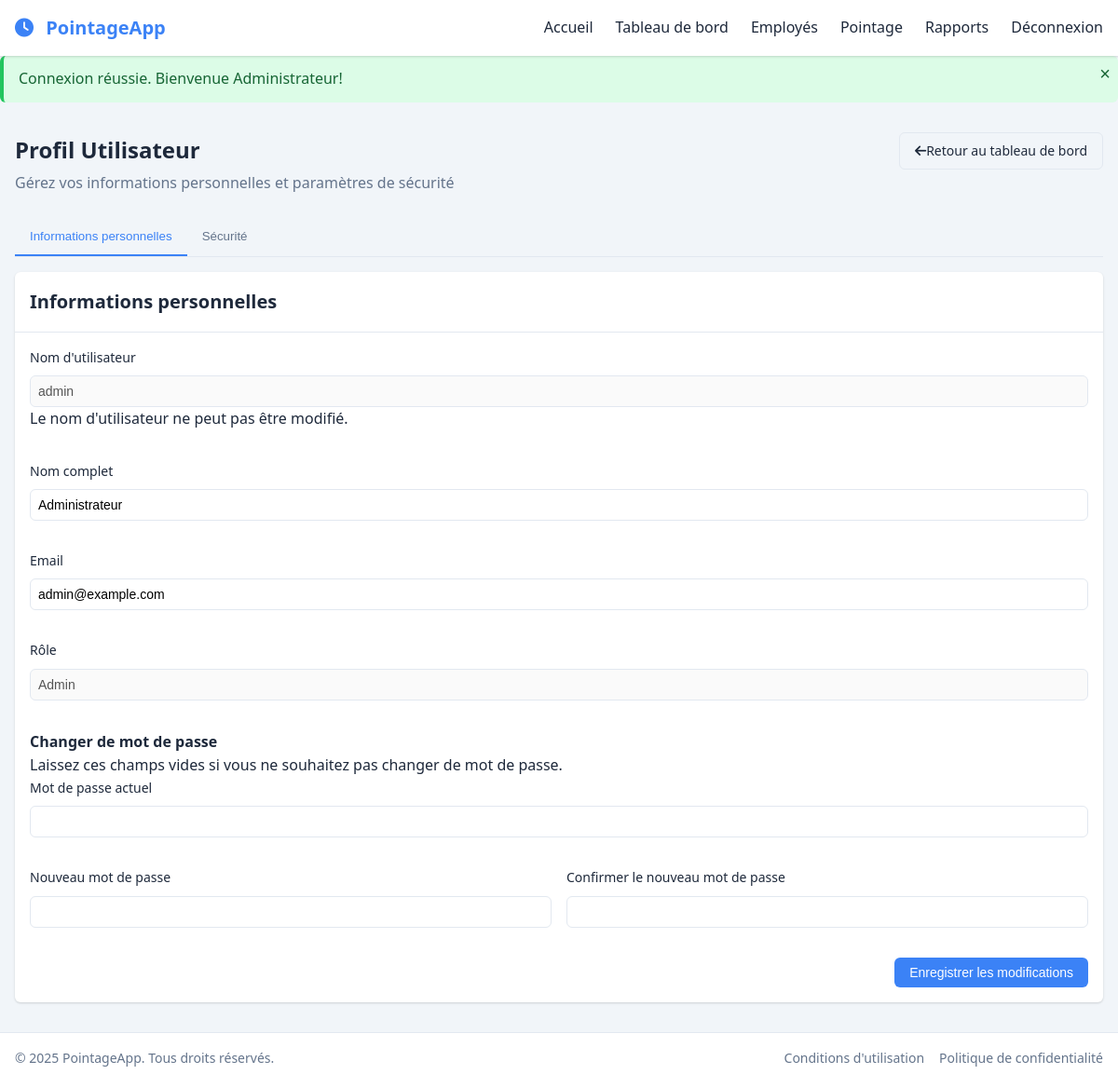
/user-profile.php (signed in), run on the app's committed database.
### tables this page shows
CREATE TABLE users (
        id INTEGER PRIMARY KEY AUTOINCREMENT,
        username TEXT NOT NULL UNIQUE,
        password TEXT NOT NULL,
        name TEXT NOT NULL,
        email TEXT NOT NULL UNIQUE,
        role TEXT NOT NULL,
        two_factor_enabled INTEGER DEFAULT 0,
        two_factor_secret TEXT NULL,
        created_at TIMESTAMP DEFAULT CURRENT_TIMESTAMP
    );

### user-profile.php (the view, shortened to what this page needs)
<?php
require_once 'config/database.php';
$userId = $_SESSION['user_id'];
$stmt = $pdo->prepare("SELECT * FROM users WHERE id = ?");
$stmt->execute([$userId]);
$user = $stmt->fetch();
?>
<!DOCTYPE html>
<html lang="fr">
<head>
    <link rel="stylesheet" href="assets/css/style.css">
    <link rel="stylesheet" href="https://cdnjs.cloudflare.com/ajax/libs/font-awesome/6.4.0/css/all.min.css">
</head>
<body>
    <div class="container">
        <?php include 'includes/header.php'; ?>
        <main>
            <section class="page-header">
                <div class="header-content">
                    <h1>Profil Utilisateur</h1>
                    <p>Gérez vos informations personnelles et paramètres de sécurité</p>
                </div>
                <div class="header-actions">
                    <a href="dashboard.php" class="btn btn-outline">
                        <i class="fas fa-arrow-left"></i> Retour au tableau de bord
                    </a>
                </div>
            </section>
            <section class="profile-section">
                <div class="tabs">
                    <button class="tab-btn active" data-tab="profile">Informations personnelles</button>
                    <button class="tab-btn" data-tab="security">Sécurité</button>
                </div>
                <div class="tab-content active" id="profile">
                    <div class="card">
                        <div class="card-header">
                            <h3>Informations personnelles</h3>
                        </div>
                        <div class="card-body">
                            <form method="POST" action="" class="form">
                                <div class="form-row">
                                    <div class="form-group">
                                        <label for="username">Nom d'utilisateur</label>
                                        <input type="text" id="username" value="<?php echo $user['username']; ?>" disabled readonly>
                                        <p class="form-help">Le nom d'utilisateur ne peut pas être modifié.</p>
                                    </div>
                                </div>
                                <div class="form-row">
                                    <div class="form-group">
                                        <label for="name">Nom complet</label>
                                        <input type="text" id="name" name="name" value="<?php echo $user['name']; ?>" required>
                                    </div>
                                </div>
                                <div class="form-row">
                                    <div class="form-group">
                                        <label for="email">Email</label>
                                        <input type="email" id="email" name="email" value="<?php echo $user['email']; ?>" required>
                                    </div>
                                </div>
                                <div class="form-row">
                                    <div class="form-group">
                                        <label for="role">Rôle</label>
                                        <input type="text" id="role" value="<?php echo ucfirst($user['role']); ?>" disabled readonly>
                                    </div>
                                </div>
                                <div class="form-divider">
                                    <h4>Changer de mot de passe</h4>
                                    <p>Laissez ces champs vides si vous ne souhaitez pas changer de mot de passe.</p>
                                </div>
                                <div class="form-row">
                                    <div class="form-group">
                                        <label for="current_password">Mot de passe actuel</label>
                                        <input type="password" id="current_password" name="current_password">
                                    </div>
                                </div>
                                <div class="form-row">
                                    <div class="form-group">
                                        <label for="new_password">Nouveau mot de passe</label>
                                        <input type="password" id="new_password" name="new_password">
                                    </div>
                                    <div class="form-group">
                                        <label for="confirm_password">Confirmer le nouveau mot de passe</label>
                                        <input type="password" id="confirm_password" name="confirm_password">
                                    </div>
                                </div>
                                <div class="form-actions">
                                    <button type="submit" name="update_profile" class="btn btn-primary">Enregistrer les modifications</button>
                                </div>
                            </form>
                        </div>
                    </div>
                </div>
            </section>
        </main>
        <?php include 'includes/footer.php'; ?>
    </div>
</body>
</html>

### assets/css/style.css (style rules this page uses)
:root { --primary-color: #3b82f6; --primary-dark: #2563eb; --primary-light: #93c5fd; --success-color: #22c55e; --danger-color: #ef4444; --warning-color: #f59e0b; --info-color: #3b82f6; --dark-color: #1e293b; --light-color: #f8fafc; --gray-color: #64748b; --gray-light: #e2e8f0; --gray-dark: #475569; --body-bg: #f1f5f9; --card-bg: #ffffff; --header-height: 60px; --footer-height: 60px; --border-radius: 0.375rem; --box-shadow: 0 1px 3px 0 rgba(0, 0, 0, 0.1), 0 1px 2px 0 rgba(0, 0, 0, 0.06); --transition: all 0.3s ease; }
* { margin: 0; padding: 0; box-sizing: border-box; }
body { font-family: "Segoe UI", Tahoma, Geneva, Verdana, sans-serif; background-color: var(--body-bg); color: var(--dark-color); line-height: 1.6; }
a { color: var(--primary-color); text-decoration: none; transition: var(--transition); }
.container { min-height: 100vh; display: flex; flex-direction: column; }
main { flex: 1; padding: 1rem; max-width: 1200px; margin: 0 auto; width: 100%; }
.btn { display: inline-flex; align-items: center; justify-content: center; padding: 0.5rem 1rem; border-radius: var(--border-radius); font-weight: 500; cursor: pointer; transition: var(--transition); border: none; font-size: 0.875rem; }
.btn-primary { background-color: var(--primary-color); color: white; }
.btn-outline { background-color: transparent; border: 1px solid var(--gray-light); color: var(--dark-color); }
.card { background-color: var(--card-bg); border-radius: var(--border-radius); box-shadow: var(--box-shadow); overflow: hidden; margin-bottom: 1rem; }
.card-header { padding: 1rem; border-bottom: 1px solid var(--gray-light); }
.card-header h3 { margin: 0; font-size: 1.25rem; font-weight: 600; }
.card-body { padding: 1rem; }
.form { width: 100%; }
.form-group { margin-bottom: 1rem; }
.form-row { display: flex; gap: 1rem; margin-bottom: 1rem; }
.form-group label { display: block; margin-bottom: 0.5rem; font-weight: 500; font-size: 0.875rem; }
.form-group input, .form-group select, .form-group textarea { width: 100%; padding: 0.5rem; border: 1px solid var(--gray-light); border-radius: var(--border-radius); font-size: 0.875rem; transition: var(--transition); }
.form-actions { display: flex; justify-content: flex-end; gap: 0.5rem; margin-top: 1rem; }
.tabs { display: flex; border-bottom: 1px solid var(--gray-light); margin-bottom: 1rem; }
.tab-btn { padding: 0.75rem 1rem; background: transparent; border: none; border-bottom: 2px solid transparent; cursor: pointer; font-weight: 500; color: var(--gray-color); transition: var(--transition); }
.tab-btn.active { color: var(--primary-color); border-bottom-color: var(--primary-color); }
.tab-content { display: none; }
.tab-content.active { display: block; }
.page-header { display: flex; justify-content: space-between; align-items: flex-start; margin-bottom: 1.5rem; }
.page-header h1 { font-size: 1.5rem; margin-bottom: 0.25rem; }
.page-header p { color: var(--gray-color); }
.header-actions { display: flex; gap: 0.5rem; }
@media (min-width: 768px) { .form-row { flex-direction: row; } }
@media (min-width: 768px) { .form-row .form-group { flex: 1; } }

### data on the page
users: username "admin", name "Administrateur", email "admin@example.com", role "Admin"

### other printed values
$alert['message'] "Connexion réussie. Bienvenue Administrateur!"
